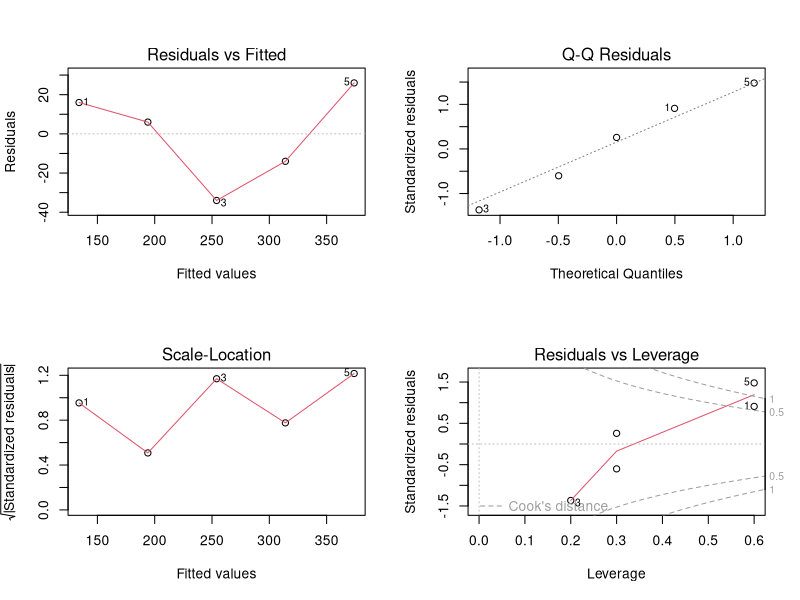

Recreate this plot in R.
## ---- chunk 1
# Sample data
sales <- c(150, 200, 220, 300, 400)
marketing_spend <- c(100, 150, 200, 250, 300)

# Fit a simple linear regression model
model <- lm(sales ~ marketing_spend)

# Create residual plots
par(mfrow=c(2,2)) # Create a 2x2 layout for plots
plot(model)

